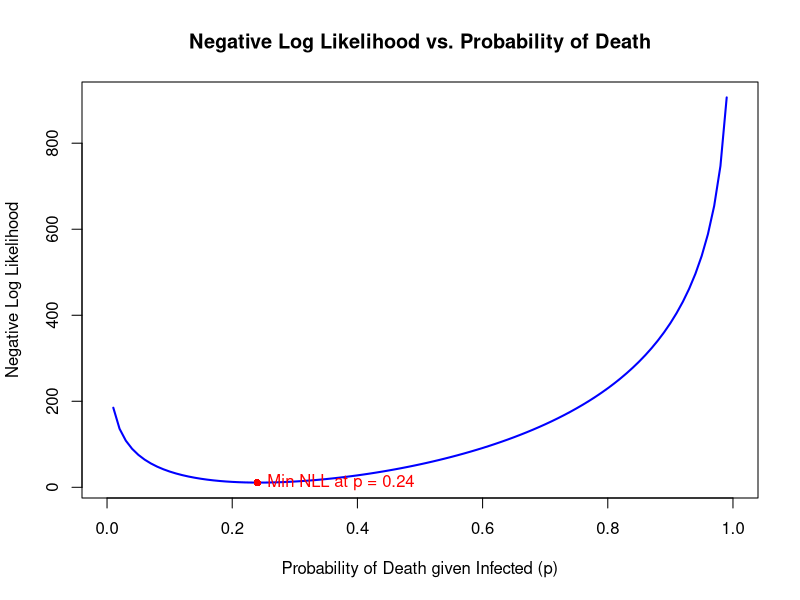

Recreate this plot in R.
# Given data
infected <- c(37, 10, 73, 130, 55)
deaths <- c(10, 1, 21, 30, 12)

# Function to calculate negative log likelihood
calculate_nll <- function(p, infected, deaths) {
  # Calculate individual likelihoods for each outbreak
  individual_likelihoods <- dbinom(deaths, size = infected, prob = p, log = TRUE)
  
  # Sum the log likelihoods
  total_nll <- -sum(individual_likelihoods)
  
  return(total_nll)
}

# Values of p between 0 and 1 with steps of 0.01
p_values <- seq(0, 1, 0.01)

# Calculate NLL for each value of p
nll_values <- sapply(p_values, function(p) calculate_nll(p, infected, deaths))

# Plot NLL
plot(p_values, nll_values, type = "l", col = "blue", lwd = 2,
     xlab = "Probability of Death given Infected (p)",
     ylab = "Negative Log Likelihood",
     main = "Negative Log Likelihood vs. Probability of Death")

# Find the minimum NLL and corresponding p
min_nll <- min(nll_values)
optimal_p <- p_values[which.min(nll_values)]

# Highlight the minimum NLL point on the plot
points(optimal_p, min_nll, col = "red", pch = 16)
text(optimal_p, min_nll, sprintf("Min NLL at p = %.2f", optimal_p), pos = 4, col = "red")

N<-c(37, 10, 73, 130, 55 )
d<-c(10, 1,  21, 30, 12)
NLL<-NULL
p<-seq(0, 1, .01)
for(p_i in p){
  NLL <- c(NLL,-sum(dbinom(d,  N, p_i, log = TRUE)))
}
# Assuming params[2] is the log of the reciprocal of the infectious period
log_reciprocal_infectious_period <- -2  # Replace with your actual value

# Taking the exponential to get the reciprocal of the infectious period
reciprocal_infectious_period <- exp(log_reciprocal_infectious_period)

# Print the results
cat("Log of Reciprocal Infectious Period:", log_reciprocal_infectious_period, "\n")
cat("Reciprocal Infectious Period:", reciprocal_infectious_period, "\n")
# Assuming the observed number of infections on Tuesday is 10
fakedataforTuesday <- data.frame(cases = 10)

# Let's say the model predicts the following number of new infections for each time point
# This is just an illustrative example; you would replace this with your actual predictions
new.infections <- c(5, 8, 12, 10, 15)

# Assuming the probability of observing an infection is 0.2 (20%)
probability.of.observing.infection <- 0.2

# Calculate the negative log-likelihood using the binomial distribution
NLL <- -dbinom(fakedataforTuesday$cases, new.infections, probability.of.observing.infection, log=TRUE)

# Print the result
print(NLL)


